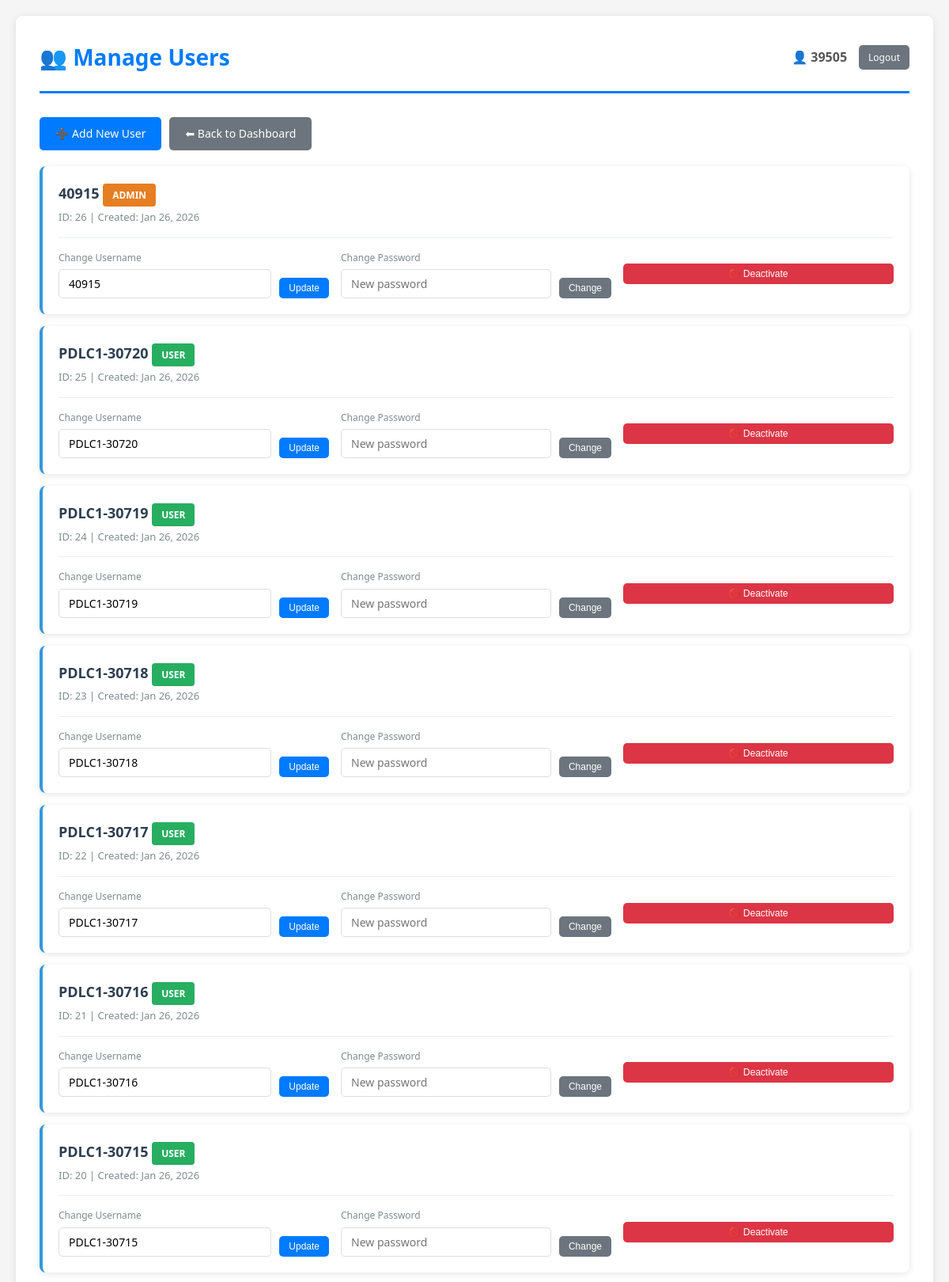
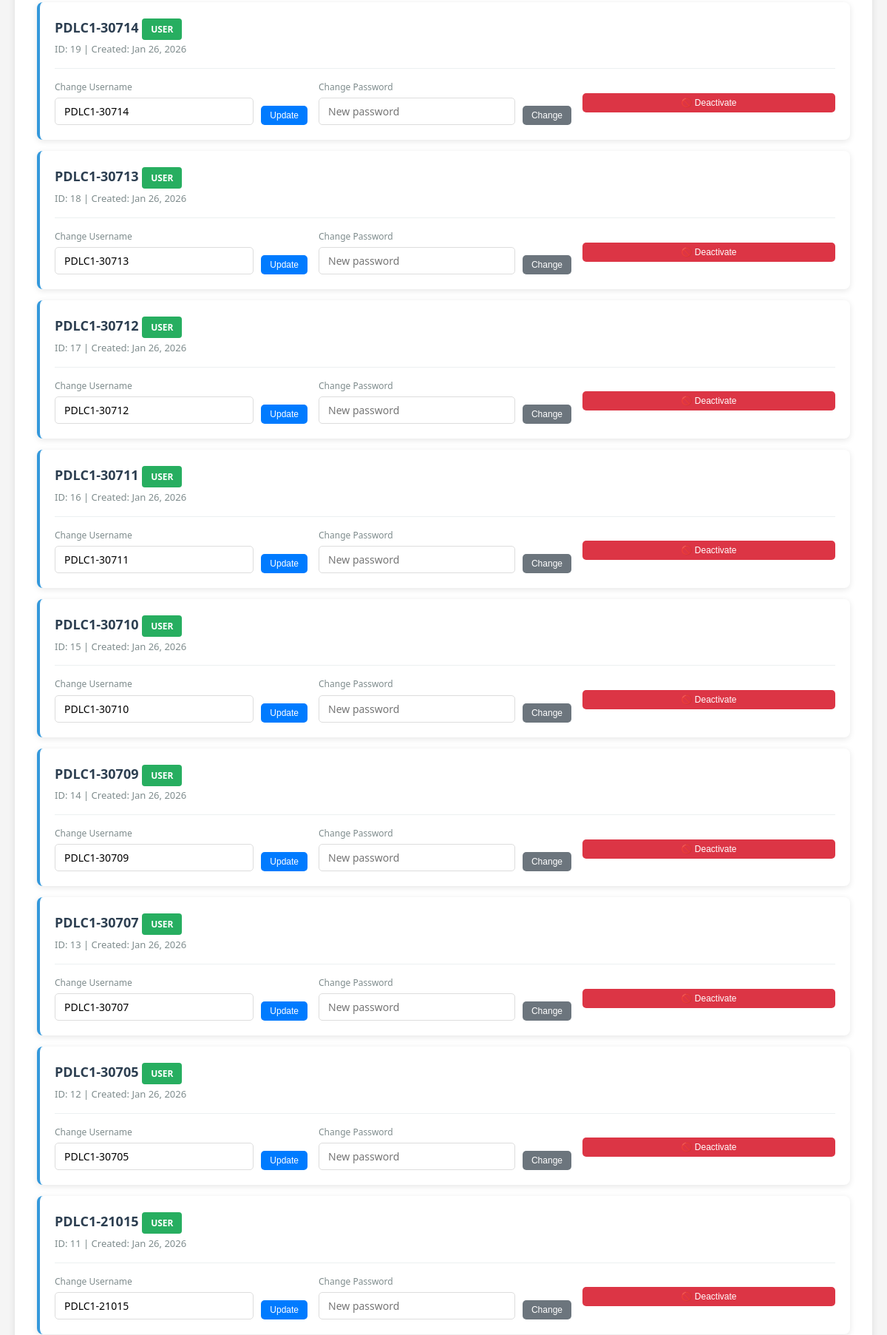
Screenshot of /admin/users.php (signed in, upper part) with the database file from the repository (2 pictures, top to bottom).
### tables this page shows
CREATE TABLE `users` (
  `id` int(11) NOT NULL,
  `username` varchar(50) NOT NULL,
  `password` varchar(255) NOT NULL,
  `role` enum('admin','super_admin','user','it','mis') NOT NULL,
  `user_status` enum('active','inactive') DEFAULT 'active',
  `remarks` text DEFAULT NULL,
  `created_at` datetime DEFAULT current_timestamp(),
  `updated_at` datetime DEFAULT NULL,
  `updated_by` int(11) DEFAULT NULL
);

### admin/users.php (the view, shortened to what this page needs)
<?php
require_once("admin_guard.php");
$result = $conn->query("SELECT * FROM users ORDER BY id DESC");
include("../includes/header.php");
?>
<div style="margin-bottom: 20px; display: flex; gap: 10px;">
    <a href="add_user.php" class="btn">➕ Add New User</a>
    <a href="dashboard.php" class="btn btn-secondary">⬅ Back to Dashboard</a>
</div>
<?php while ($user = $result->fetch_assoc()): ?>
    <div class="user-card <?= $user['status'] ?? 'active' ?>">
        <div class="user-header">
            <div class="user-info">
                <h4>
                    <?= htmlspecialchars($user['username']) ?>
                    <span class="role-badge role-<?= $user['role'] ?>">
                        <?= str_replace('_', ' ', $user['role']) ?>
                    </span>
                </h4>
                <div class="user-meta">
                    ID: <?= $user['id'] ?> |
                    Created: <?= date('M d, Y', strtotime($user['created_at'])) ?>
                </div>
            </div>
        </div>
        <?php
        $canEdit = true;
        if ($user['role'] === 'super_admin' && $user['id'] !== $_SESSION['user_id']) {
            $canEdit = false;
        }
        ?>
        <?php if ($canEdit): ?>
        <div class="user-actions">
            <form method="post" class="action-form">
                <div style="flex: 1;">
                    <label style="font-size: 12px; color: #7f8c8d; display: block; margin-bottom: 5px;">
                        Change Username
                    </label>
                    <input type="text" name="new_username" value="<?= htmlspecialchars($user['username']) ?>" required>
                </div>
                <button type="submit" name="change_username" class="btn btn-sm">Update</button>
            </form>
            <form method="post" class="action-form">
                <div style="flex: 1;">
                    <label style="font-size: 12px; color: #7f8c8d; display: block; margin-bottom: 5px;">
                        Change Password
                    </label>
                    <input type="text" name="new_password" placeholder="New password" required>
                </div>
                <button type="submit" name="change_password" class="btn btn-sm btn-secondary">Change</button>
            </form>
            <?php if ($user['id'] !== $_SESSION['user_id']): ?>
            <form method="post" class="action-form" style="align-items: center;"
                  onsubmit="return confirm('<?= ($user['status'] ?? 'active') === 'active' ? 'Deactivate' : 'Activate' ?> this user?');">
                <button type="submit" name="toggle_status" class="btn btn-sm <?= ($user['status'] ?? 'active') === 'active' ? 'btn-danger' : 'btn-success' ?>" style="width: 100%;">
                    <?= ($user['status'] ?? 'active') === 'active' ? '🚫 Deactivate' : '✅ Activate' ?>
                </button>
            </form>
            <?php endif; ?>
        </div>
        <?php else: ?>
            <div class="message message-info" style="margin: 0;">
                🔒 Only Super Admin can modify this account
            </div>
        <?php endif; ?>
    </div>
<?php endwhile; ?>
<?php include("../includes/footer.php"); ?>

### assets/style.css (style rules this page uses)
* { margin: 0; padding: 0; box-sizing: border-box; }
body { font-family: 'Segoe UI', Tahoma, Geneva, Verdana, sans-serif; background: #f5f5f5; color: #333; line-height: 1.6; padding: 20px; }
button, .btn { background: #007bff; color: white; border: none; padding: 10px 20px; border-radius: 5px; cursor: pointer; font-size: 14px; transition: background 0.3s; text-decoration: none; display: inline-block; }
.btn-secondary { background: #6c757d; }
.btn-danger { background: #dc3545; }
.btn-sm { padding: 6px 12px; font-size: 12px; }
input[type="text"], input[type="password"], input[type="date"], select, textarea { width: 100%; padding: 10px; border: 1px solid #ddd; border-radius: 5px; font-size: 14px; font-family: inherit; }

### admin/users.php (style rules this page uses)
.user-card { background: white; padding: 20px; border-radius: 8px; margin-bottom: 15px; box-shadow: 0 2px 8px rgba(0,0,0,0.1); border-left: 4px solid #3498db; }
.user-header { display: flex; justify-content: space-between; align-items: center; margin-bottom: 15px; padding-bottom: 15px; border-bottom: 1px solid #ecf0f1; }
.user-info h4 { margin: 0 0 5px 0; color: #2c3e50; font-size: 18px; }
.user-meta { color: #7f8c8d; font-size: 13px; }
.role-badge { padding: 6px 12px; border-radius: 4px; font-size: 12px; font-weight: bold; text-transform: uppercase; }
.role-admin { background: #e67e22; color: white; }
.role-user { background: #27ae60; color: white; }
.user-actions { display: grid; grid-template-columns: repeat(auto-fit, minmax(250px, 1fr)); gap: 15px; }
.action-form { display: flex; gap: 10px; align-items: flex-end; }
.action-form input { flex: 1; padding: 8px 12px; border: 1px solid #ddd; border-radius: 5px; }
.action-form button { white-space: nowrap; }

### rows the page displays
users: username "40915", role "ADMIN", id "26", created_at "Jan 26, 2026", new_username "40915"
users: username "PDLC1-30720", role "USER", id "25", created_at "Jan 26, 2026", new_username "PDLC1-30720"
users: username "PDLC1-30719", role "USER", id "24", created_at "Jan 26, 2026", new_username "PDLC1-30719"
users: username "PDLC1-30718", role "USER", id "23", created_at "Jan 26, 2026", new_username "PDLC1-30718"
users: username "PDLC1-30717", role "USER", id "22", created_at "Jan 26, 2026", new_username "PDLC1-30717"
users: username "PDLC1-30716", role "USER", id "21", created_at "Jan 26, 2026", new_username "PDLC1-30716"
users: username "PDLC1-30715", role "USER", id "20", created_at "Jan 26, 2026", new_username "PDLC1-30715"
users: username "PDLC1-30714", role "USER", id "19", created_at "Jan 26, 2026", new_username "PDLC1-30714"
users: username "PDLC1-30713", role "USER", id "18", created_at "Jan 26, 2026", new_username "PDLC1-30713"
users: username "PDLC1-30712", role "USER", id "17", created_at "Jan 26, 2026", new_username "PDLC1-30712"
users: username "PDLC1-30711", role "USER", id "16", created_at "Jan 26, 2026", new_username "PDLC1-30711"
users: username "PDLC1-30710", role "USER", id "15", created_at "Jan 26, 2026", new_username "PDLC1-30710"
users: username "PDLC1-30709", role "USER", id "14", created_at "Jan 26, 2026", new_username "PDLC1-30709"
users: username "PDLC1-30707", role "USER", id "13", created_at "Jan 26, 2026", new_username "PDLC1-30707"
users: username "PDLC1-30705", role "USER", id "12", created_at "Jan 26, 2026", new_username "PDLC1-30705"
users: username "PDLC1-21015", role "USER", id "11", created_at "Jan 26, 2026", new_username "PDLC1-21015"

### other values shown
$headerTitle "👥 Manage Users"
$_SESSION["username"] "39505"
